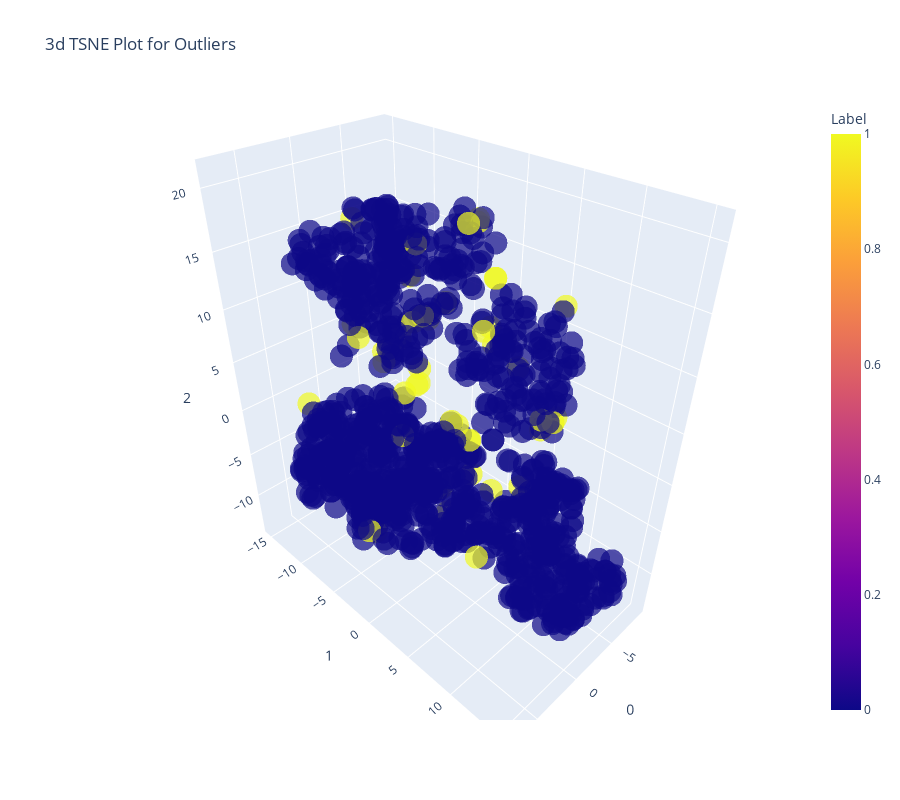

This figure's notebook cell:
### Code cell
## creating a model
iforest=create_model('iforest')
## plotting a model
plot_model(iforest)

### Figure 1 — Plotly figure (JSON) as saved in the notebook; plotly's stock layout.template omitted (floating-point values rounded to 4 significant figures; data arrays with more than 128 entries replaced by an {"elided": "..."} marker saying what was removed)
{"data": [{"customdata": {"elided": "1000x1 float values"}, "hovertemplate": "0=%{x}<br>1=%{y}<br>2=%{z}<br>Feature=%{customdata[0]}<br>Label=%{marker.color}<extra></extra>", "legendgroup": "", "marker": {"color": {"elided": "1000 int values"}, "coloraxis": "coloraxis", "opacity": 0.7, "symbol": "circle"}, "mode": "markers", "name": "", "scene": "scene", "showlegend": false, "type": "scatter3d", "x": {"elided": "1000 float values"}, "y": {"elided": "1000 float values"}, "z": {"elided": "1000 float values"}}], "layout": {"coloraxis": {"colorbar": {"title": {"text": "Label"}}, "colorscale": [[0, "#0d0887"], [0.1111, "#46039f"], [0.2222, "#7201a8"], [0.3333, "#9c179e"], [0.4444, "#bd3786"], [0.5556, "#d8576b"], [0.6667, "#ed7953"], [0.7778, "#fb9f3a"], [0.8889, "#fdca26"], [1, "#f0f921"]]}, "height": 800, "legend": {"tracegroupgap": 0}, "scene": {"domain": {"x": [0, 1], "y": [0, 1]}, "xaxis": {"title": {"text": "0"}}, "yaxis": {"title": {"text": "1"}}, "zaxis": {"title": {"text": "2"}}}, "title": {"text": "3d TSNE Plot for Outliers"}, "width": 900}}
